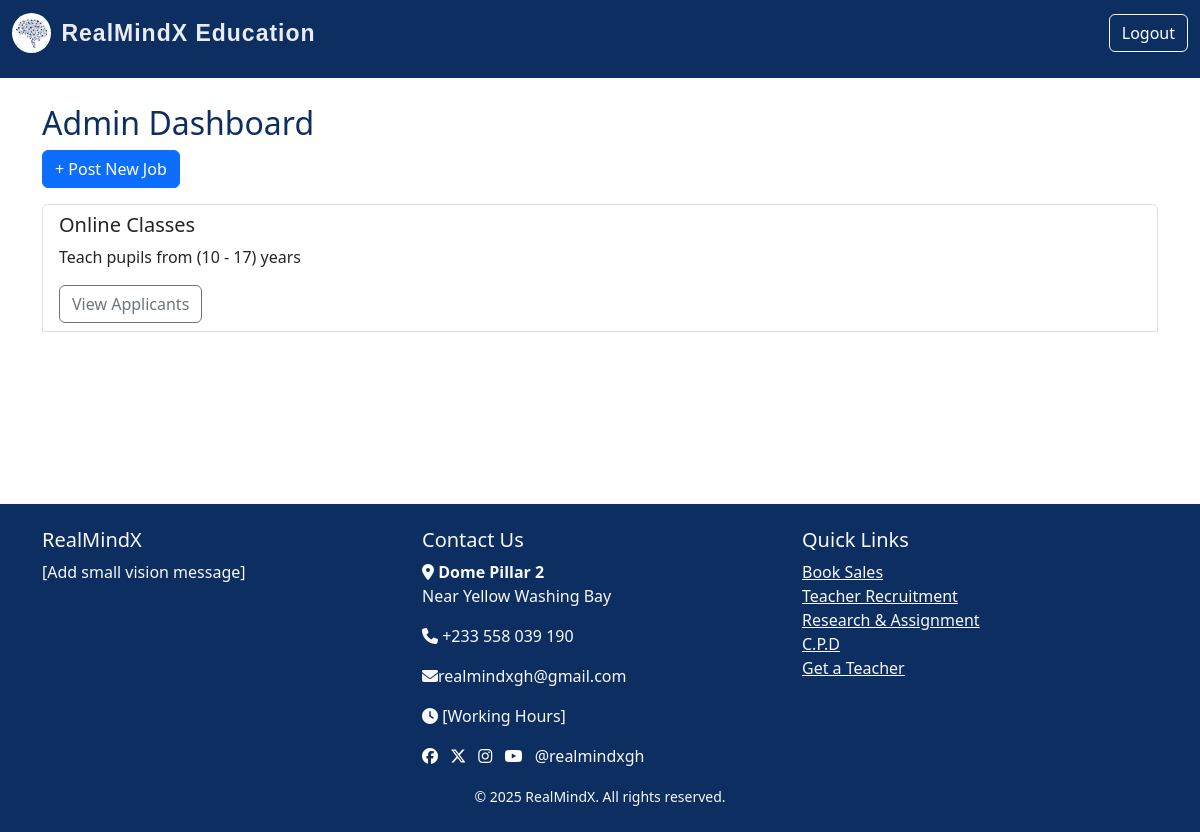
/admin/dashboard (signed in), run on an earlier commit of the app's database.
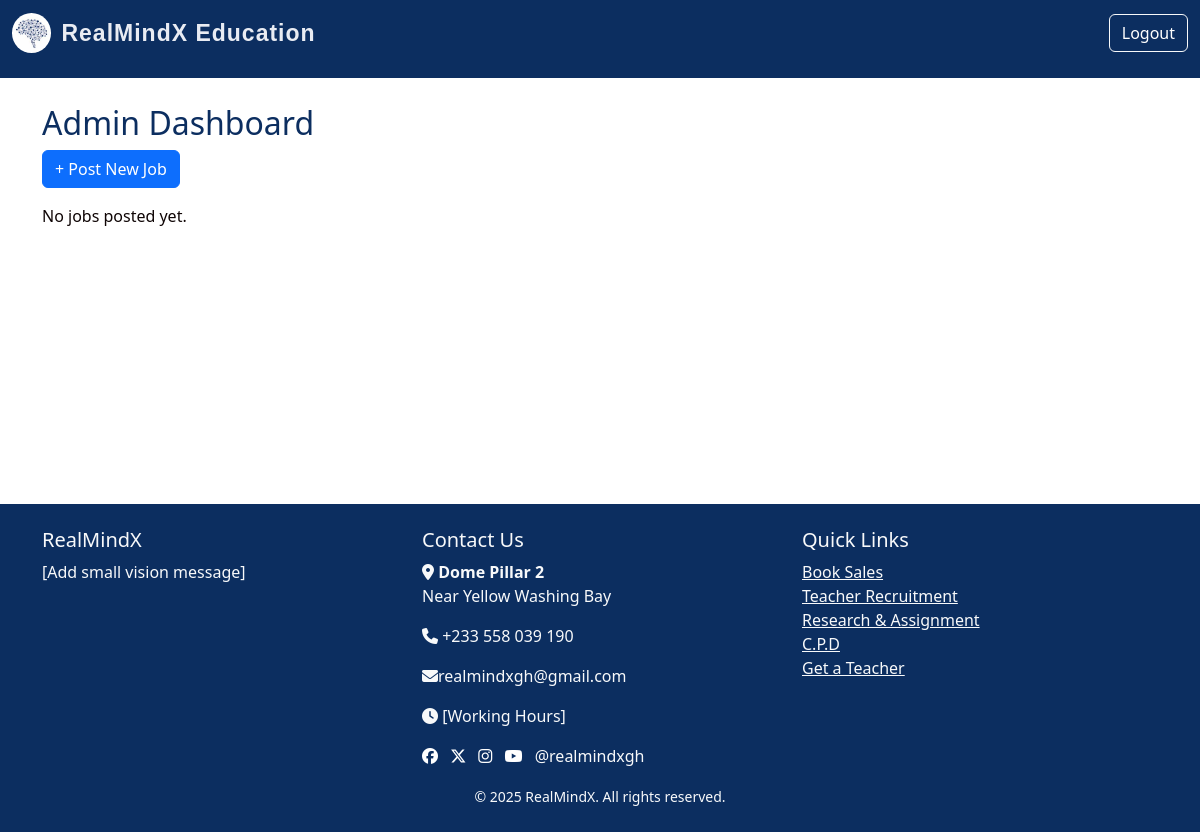
And on a later commit of the database.
### models.py (models this page shows)
class JobPost(db.Model):
    id = db.Column(db.Integer, primary_key=True)
    title = db.Column(db.String(150), nullable=False)
    description = db.Column(db.Text, nullable=False)
    job_type = db.Column(db.String(50))
    requirements = db.Column(db.Text, nullable=False)
    date_posted = db.Column(db.DateTime, default=datetime.utcnow)
    admin_id = db.Column(db.Integer, db.ForeignKey('admin.id'), nullable=False)
    applications = db.relationship('Application', backref='job', cascade='all, delete-orphan', lazy=True)

### routes.py (the view)
@app.route('/admin/dashboard')
@login_required
def admin_dashboard():
    if not isinstance(current_user, Admin):
        return redirect(url_for('users_dashboard'))
    jobs = JobPost.query.filter_by(admin_id=current_user.id).all()
    return render_template('admin_dashboard.html', admin=current_user, jobs=jobs)

### routes.py (called while the page is built)
@login_manager.user_loader
def load_user(user_id):
    try:
        user_type, id = user_id.split(":")
        if user_type == "user":
            return User.query.get(int(id))
        elif user_type == "admin":
            return Admin.query.get(int(id))
    except ValueError:
        return None

### templates/admin_dashboard.html
{% extends 'index.html' %}
{% block content %}
<h2>Admin Dashboard</h2>
<a href="{{ url_for('post_job') }}" class="btn btn-primary mb-3">+ Post New Job</a>
{% if jobs %}
    <div class="list-group">
        {% for job in jobs %}
            <div class="list-group-item">
                <h5>{{ job.title }}</h5>
                <p>{{ job.description }}</p>
                <a href="{{ url_for('view_applicants', job_id=job.id) }}" class="btn btn-outline-secondary">View Applicants</a>
            </div><br>
        {% endfor %}
    </div>
{% else %}
    <p>No jobs posted yet.</p>
{% endif %}
{% endblock %}

What changed in the data, as far as the page shows it:
removed JobPost: title "Online Classes", description "Teach pupils from (10 - 17) years"
Also different on the page:
text now shown: "No jobs posted yet."
